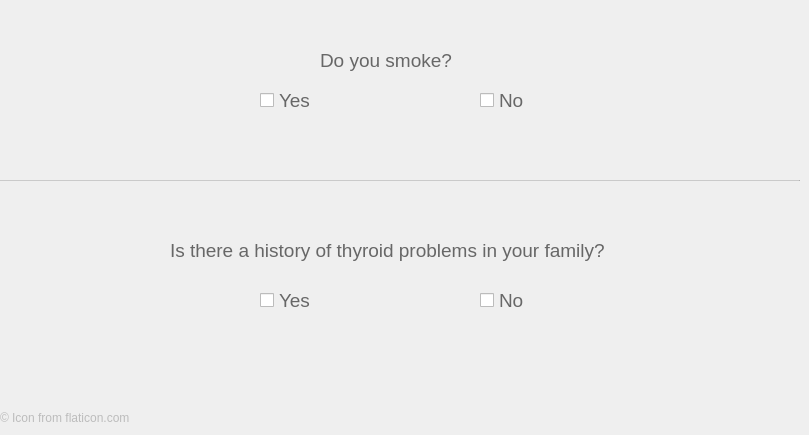
   <widget class="QWidget" name="q3">
    <attribute name="title">
     <string>Smoking and Background</string>
    </attribute>
    <widget class="QCheckBox" name="YesSmoke">
     <property name="geometry">
      <rect>
       <x>260</x>
       <y>90</y>
       <width>61</width>
       <height>20</height>
      </rect>
     </property>
     <property name="font">
      <font>
       <family>Arial</family>
       <pointsize>14</pointsize>
       <weight>50</weight>
       <bold>false</bold>
      </font>
     </property>
     <property name="styleSheet">
      <string notr="true">color: rgb(103, 103, 103);</string>
     </property>
     <property name="text">
      <string>Yes</string>
     </property>
    </widget>
    <widget class="QLabel" name="Question_13">
     <property name="geometry">
      <rect>
       <x>320</x>
       <y>40</y>
       <width>171</width>
       <height>41</height>
      </rect>
     </property>
     <property name="font">
      <font>
       <family>Arial</family>
       <pointsize>14</pointsize>
       <weight>50</weight>
       <bold>false</bold>
      </font>
     </property>
     <property name="styleSheet">
      <string notr="true">color: rgb(103, 103, 103);</string>
     </property>
     <property name="text">
      <string>Do you smoke?</string>
     </property>
    </widget>
    <widget class="QCheckBox" name="NoSmoke">
     <property name="geometry">
      <rect>
       <x>480</x>
       <y>90</y>
       <width>61</width>
       <height>20</height>
      </rect>
     </property>
     <property name="font">
      <font>
       <family>Arial</family>
       <pointsize>14</pointsize>
       <weight>50</weight>
       <bold>false</bold>
      </font>
     </property>
     <property name="styleSheet">
      <string notr="true">color: rgb(103, 103, 103);</string>
     </property>
     <property name="text">
      <string>No</string>
     </property>
    </widget>
    <widget class="QLabel" name="label_5">
     <property name="geometry">
      <rect>
       <x>0</x>
       <y>410</y>
       <width>291</width>
       <height>16</height>
      </rect>
     </property>
     <property name="styleSheet">
      <string notr="true">color: rgb(188, 188, 188);</string>
     </property>
     <property name="text">
      <string>© Icon from flaticon.com</string>
     </property>
    </widget>
    <widget class="Line" name="line_4">
     <property name="geometry">
      <rect>
       <x>0</x>
       <y>180</y>
       <width>800</width>
       <height>1</height>
      </rect>
     </property>
     <property name="styleSheet">
      <string notr="true">background-color: rgb(176, 176, 176);</string>
     </property>
     <property name="orientation">
      <enum>Qt::Horizontal</enum>
     </property>
    </widget>
    <widget class="QCheckBox" name="YesHistory">
     <property name="geometry">
      <rect>
       <x>260</x>
       <y>290</y>
       <width>61</width>
       <height>20</height>
      </rect>
     </property>
     <property name="font">
      <font>
       <family>Arial</family>
       <pointsize>14</pointsize>
      </font>
     </property>
     <property name="styleSheet">
      <string notr="true">color: rgb(103, 103, 103);</string>
     </property>
     <property name="text">
      <string>Yes</string>
     </property>
    </widget>
    <widget class="QCheckBox" name="NoHistory">
     <property name="geometry">
      <rect>
       <x>480</x>
       <y>290</y>
       <width>61</width>
       <height>20</height>
      </rect>
     </property>
     <property name="font">
      <font>
       <family>Arial</family>
       <pointsize>14</pointsize>
      </font>
     </property>
     <property name="styleSheet">
      <string notr="true">color: rgb(103, 103, 103);</string>
     </property>
     <property name="text">
      <string>No</string>
     </property>
    </widget>
    <widget class="QLabel" name="Question_16">
     <property name="geometry">
      <rect>
       <x>170</x>
       <y>230</y>
       <width>541</width>
       <height>41</height>
      </rect>
     </property>
     <property name="font">
      <font>
       <family>Arial</family>
       <pointsize>14</pointsize>
       <weight>50</weight>
       <bold>false</bold>
      </font>
     </property>
     <property name="styleSheet">
      <string notr="true">color: rgb(103, 103, 103);</string>
     </property>
     <property name="text">
      <string>Is there a history of thyroid problems in your family?</string>
     </property>
    </widget>
   </widget>
